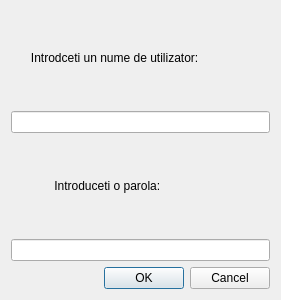
<?xml version="1.0" encoding="UTF-8"?>
<ui version="4.0">
 <class>registerWindow</class>
 <widget class="QDialog" name="registerWindow">
  <property name="geometry">
   <rect>
    <x>0</x>
    <y>0</y>
    <width>281</width>
    <height>300</height>
   </rect>
  </property>
  <property name="windowTitle">
   <string>morseChat </string>
  </property>
  <layout class="QGridLayout" name="gridLayout">
   <item row="6" column="0">
    <widget class="QDialogButtonBox" name="buttonBox">
     <property name="orientation">
      <enum>Qt::Horizontal</enum>
     </property>
     <property name="standardButtons">
      <set>QDialogButtonBox::Cancel|QDialogButtonBox::Ok</set>
     </property>
    </widget>
   </item>
   <item row="5" column="0">
    <widget class="QLineEdit" name="passEdit">
     <property name="echoMode">
      <enum>QLineEdit::Password</enum>
     </property>
    </widget>
   </item>
   <item row="2" column="0">
    <widget class="QLineEdit" name="usernameEdit"/>
   </item>
   <item row="1" column="0">
    <widget class="QLabel" name="label">
     <property name="text">
      <string>      Introdceti un nume de utilizator:</string>
     </property>
    </widget>
   </item>
   <item row="3" column="0">
    <widget class="QLabel" name="label_2">
     <property name="text">
      <string>             Introduceti o parola:</string>
     </property>
    </widget>
   </item>
  </layout>
 </widget>
 <resources/>
 <connections>
  <connection>
   <sender>buttonBox</sender>
   <signal>accepted()</signal>
   <receiver>registerWindow</receiver>
   <slot>accept()</slot>
   <hints>
    <hint type="sourcelabel">
     <x>248</x>
     <y>254</y>
    </hint>
    <hint type="destinationlabel">
     <x>157</x>
     <y>274</y>
    </hint>
   </hints>
  </connection>
  <connection>
   <sender>buttonBox</sender>
   <signal>rejected()</signal>
   <receiver>registerWindow</receiver>
   <slot>reject()</slot>
   <hints>
    <hint type="sourcelabel">
     <x>316</x>
     <y>260</y>
    </hint>
    <hint type="destinationlabel">
     <x>286</x>
     <y>274</y>
    </hint>
   </hints>
  </connection>
 </connections>
</ui>
